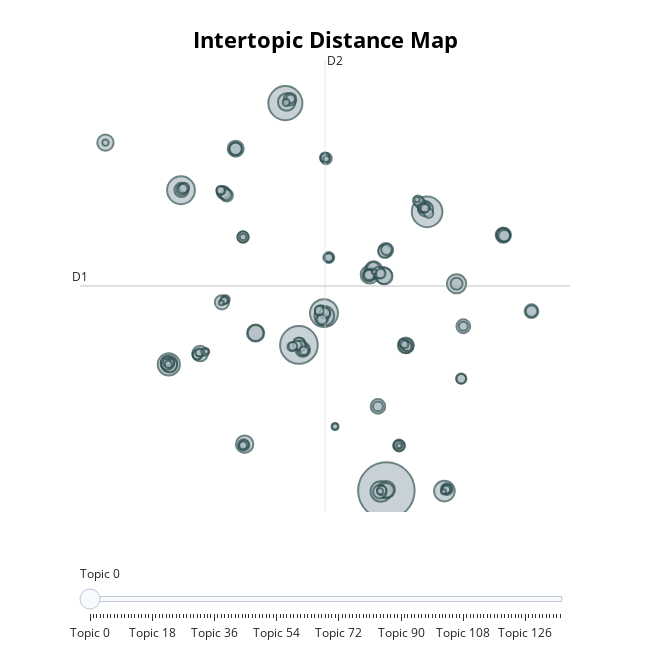

Write notebook code for a chart like this one.
### Code cell
representation_topic_model.visualize_topics()

### Figure 1 — Plotly figure (JSON) as saved in the notebook; plotly's stock layout.template omitted (floating-point values rounded to 4 significant figures; data arrays with more than 128 entries replaced by an {"elided": "..."} marker saying what was removed)
{"data": [{"customdata": {"elided": "137x3 mixed values"}, "hovertemplate": "<b>Topic %{customdata[0]}</b><br>%{customdata[1]}<br>Size: %{customdata[2]}", "legendgroup": "", "marker": {"color": "#B0BEC5", "line": {"color": "DarkSlateGrey", "width": 2}, "size": {"elided": "137 int values"}, "sizemode": "area", "sizeref": 1.054, "symbol": "circle"}, "mode": "markers", "name": "", "orientation": "v", "showlegend": false, "type": "scatter", "x": {"elided": "137 float values"}, "xaxis": "x", "y": {"elided": "137 float values"}, "yaxis": "y"}], "layout": {"annotations": [{"showarrow": false, "text": "D1", "x": -14.81, "y": 6.48, "yshift": 10}, {"showarrow": false, "text": "D2", "x": 3.796, "xshift": 10, "y": 26.99}], "height": 650, "hoverlabel": {"bgcolor": "white", "font": {"family": "Rockwell", "size": 16}}, "legend": {"itemsizing": "constant", "tracegroupgap": 0}, "margin": {"t": 60}, "shapes": [{"line": {"color": "#CFD8DC", "width": 2}, "type": "line", "x0": 3.796, "x1": 3.796, "y0": -14.03, "y1": 26.99}, {"line": {"color": "#9E9E9E", "width": 2}, "type": "line", "x0": -14.81, "x1": 22.4, "y0": 6.48, "y1": 6.48}], "sliders": [{"active": 0, "pad": {"t": 50}, "steps": [{"args": [{"marker.color": {"elided": "1x137 str values"}}], "label": "Topic 0", "method": "update"}, {"args": [{"marker.color": {"elided": "1x137 str values"}}], "label": "Topic 1", "method": "update"}, {"args": [{"marker.color": {"elided": "1x137 str values"}}], "label": "Topic 2", "method": "update"}, {"args": [{"marker.color": {"elided": "1x137 str values"}}], "label": "Topic 3", "method": "update"}, {"args": [{"marker.color": {"elided": "1x137 str values"}}], "label": "Topic 4", "method": "update"}, {"args": [{"marker.color": {"elided": "1x137 str values"}}], "label": "Topic 5", "method": "update"}, {"args": [{"marker.color": {"elided": "1x137 str values"}}], "label": "Topic 6", "method": "update"}, {"args": [{"marker.color": {"elided": "1x137 str values"}}], "label": "Topic 7", "method": "update"}, {"args": [{"marker.color": {"elided": "1x137 str values"}}], "label": "Topic 8", "method": "update"}, {"args": [{"marker.color": {"elided": "1x137 str values"}}], "label": "Topic 9", "method": "update"}, {"args": [{"marker.color": {"elided": "1x137 str values"}}], "label": "Topic 10", "method": "update"}, {"args": [{"marker.color": {"elided": "1x137 str values"}}], "label": "Topic 11", "method": "update"}, {"args": [{"marker.color": {"elided": "1x137 str values"}}], "label": "Topic 12", "method": "update"}, {"args": [{"marker.color": {"elided": "1x137 str values"}}], "label": "Topic 13", "method": "update"}, {"args": [{"marker.color": {"elided": "1x137 str values"}}], "label": "Topic 14", "method": "update"}, {"args": [{"marker.color": {"elided": "1x137 str values"}}], "label": "Topic 15", "method": "update"}, {"args": [{"marker.color": {"elided": "1x137 str values"}}], "label": "Topic 16", "method": "update"}, {"args": [{"marker.color": {"elided": "1x137 str values"}}], "label": "Topic 17", "method": "update"}, {"args": [{"marker.color": {"elided": "1x137 str values"}}], "label": "Topic 18", "method": "update"}, {"args": [{"marker.color": {"elided": "1x137 str values"}}], "label": "Topic 19", "method": "update"}, {"args": [{"marker.color": {"elided": "1x137 str values"}}], "label": "Topic 20", "method": "update"}, {"args": [{"marker.color": {"elided": "1x137 str values"}}], "label": "Topic 21", "method": "update"}, {"args": [{"marker.color": {"elided": "1x137 str values"}}], "label": "Topic 22", "method": "update"}, {"args": [{"marker.color": {"elided": "1x137 str values"}}], "label": "Topic 23", "method": "update"}, {"args": [{"marker.color": {"elided": "1x137 str values"}}], "label": "Topic 24", "method": "update"}, {"args": [{"marker.color": {"elided": "1x137 str values"}}], "label": "Topic 25", "method": "update"}, {"args": [{"marker.color": {"elided": "1x137 str values"}}], "label": "Topic 26", "method": "update"}, {"args": [{"marker.color": {"elided": "1x137 str values"}}], "label": "Topic 27", "method": "update"}, {"args": [{"marker.color": {"elided": "1x137 str values"}}], "label": "Topic 28", "method": "update"}, {"args": [{"marker.color": {"elided": "1x137 str values"}}], "label": "Topic 29", "method": "update"}, {"args": [{"marker.color": {"elided": "1x137 str values"}}], "label": "Topic 30", "method": "update"}, {"args": [{"marker.color": {"elided": "1x137 str values"}}], "label": "Topic 31", "method": "update"}, {"args": [{"marker.color": {"elided": "1x137 str values"}}], "label": "Topic 32", "method": "update"}, {"args": [{"marker.color": {"elided": "1x137 str values"}}], "label": "Topic 33", "method": "update"}, {"args": [{"marker.color": {"elided": "1x137 str values"}}], "label": "Topic 34", "method": "update"}, {"args": [{"marker.color": {"elided": "1x137 str values"}}], "label": "Topic 35", "method": "update"}, {"args": [{"marker.color": {"elided": "1x137 str values"}}], "label": "Topic 36", "method": "update"}, {"args": [{"marker.color": {"elided": "1x137 str values"}}], "label": "Topic 37", "method": "update"}, {"args": [{"marker.color": {"elided": "1x137 str values"}}], "label": "Topic 38", "method": "update"}, {"args": [{"marker.color": {"elided": "1x137 str values"}}], "label": "Topic 39", "method": "update"}, {"args": [{"marker.color": {"elided": "1x137 str values"}}], "label": "Topic 40", "method": "update"}, {"args": [{"marker.color": {"elided": "1x137 str values"}}], "label": "Topic 41", "method": "update"}, {"args": [{"marker.color": {"elided": "1x137 str values"}}], "label": "Topic 42", "method": "update"}, {"args": [{"marker.color": {"elided": "1x137 str values"}}], "label": "Topic 43", "method": "update"}, {"args": [{"marker.color": {"elided": "1x137 str values"}}], "label": "Topic 44", "method": "update"}, {"args": [{"marker.color": {"elided": "1x137 str values"}}], "label": "Topic 45", "method": "update"}, {"args": [{"marker.color": {"elided": "1x137 str values"}}], "label": "Topic 46", "method": "update"}, {"args": [{"marker.color": {"elided": "1x137 str values"}}], "label": "Topic 47", "method": "update"}, {"args": [{"marker.color": {"elided": "1x137 str values"}}], "label": "Topic 48", "method": "update"}, {"args": [{"marker.color": {"elided": "1x137 str values"}}], "label": "Topic 49", "method": "update"}, {"args": [{"marker.color": {"elided": "1x137 str values"}}], "label": "Topic 50", "method": "update"}, {"args": [{"marker.color": {"elided": "1x137 str values"}}], "label": "Topic 51", "method": "update"}, {"args": [{"marker.color": {"elided": "1x137 str values"}}], "label": "Topic 52", "method": "update"}, {"args": [{"marker.color": {"elided": "1x137 str values"}}], "label": "Topic 53", "method": "update"}, {"args": [{"marker.color": {"elided": "1x137 str values"}}], "label": "Topic 54", "method": "update"}, {"args": [{"marker.color": {"elided": "1x137 str values"}}], "label": "Topic 55", "method": "update"}, {"args": [{"marker.color": {"elided": "1x137 str values"}}], "label": "Topic 56", "method": "update"}, {"args": [{"marker.color": {"elided": "1x137 str values"}}], "label": "Topic 57", "method": "update"}, {"args": [{"marker.color": {"elided": "1x137 str values"}}], "label": "Topic 58", "method": "update"}, {"args": [{"marker.color": {"elided": "1x137 str values"}}], "label": "Topic 59", "method": "update"}, {"args": [{"marker.color": {"elided": "1x137 str values"}}], "label": "Topic 60", "method": "update"}, {"args": [{"marker.color": {"elided": "1x137 str values"}}], "label": "Topic 61", "method": "update"}, {"args": [{"marker.color": {"elided": "1x137 str values"}}], "label": "Topic 62", "method": "update"}, {"args": [{"marker.color": {"elided": "1x137 str values"}}], "label": "Topic 63", "method": "update"}, {"args": [{"marker.color": {"elided": "1x137 str values"}}], "label": "Topic 64", "method": "update"}, {"args": [{"marker.color": {"elided": "1x137 str values"}}], "label": "Topic 65", "method": "update"}, {"args": [{"marker.color": {"elided": "1x137 str values"}}], "label": "Topic 66", "method": "update"}, {"args": [{"marker.color": {"elided": "1x137 str values"}}], "label": "Topic 67", "method": "update"}, {"args": [{"marker.color": {"elided": "1x137 str values"}}], "label": "Topic 68", "method": "update"}, {"args": [{"marker.color": {"elided": "1x137 str values"}}], "label": "Topic 69", "method": "update"}, {"args": [{"marker.color": {"elided": "1x137 str values"}}], "label": "Topic 70", "method": "update"}, {"args": [{"marker.color": {"elided": "1x137 str values"}}], "label": "Topic 71", "method": "update"}, {"args": [{"marker.color": {"elided": "1x137 str values"}}], "label": "Topic 72", "method": "update"}, {"args": [{"marker.color": {"elided": "1x137 str values"}}], "label": "Topic 73", "method": "update"}, {"args": [{"marker.color": {"elided": "1x137 str values"}}], "label": "Topic 74", "method": "update"}, {"args": [{"marker.color": {"elided": "1x137 str values"}}], "label": "Topic 75", "method": "update"}, {"args": [{"marker.color": {"elided": "1x137 str values"}}], "label": "Topic 76", "method": "update"}, {"args": [{"marker.color": {"elided": "1x137 str values"}}], "label": "Topic 77", "method": "update"}, {"args": [{"marker.color": {"elided": "1x137 str values"}}], "label": "Topic 78", "method": "update"}, {"args": [{"marker.color": {"elided": "1x137 str values"}}], "label": "Topic 79", "method": "update"}, {"args": [{"marker.color": {"elided": "1x137 str values"}}], "label": "Topic 80", "method": "update"}, {"args": [{"marker.color": {"elided": "1x137 str values"}}], "label": "Topic 81", "method": "update"}, {"args": [{"marker.color": {"elided": "1x137 str values"}}], "label": "Topic 82", "method": "update"}, {"args": [{"marker.color": {"elided": "1x137 str values"}}], "label": "Topic 83", "method": "update"}, {"args": [{"marker.color": {"elided": "1x137 str values"}}], "label": "Topic 84", "method": "update"}, {"args": [{"marker.color": {"elided": "1x137 str values"}}], "label": "Topic 85", "method": "update"}, {"args": [{"marker.color": {"elided": "1x137 str values"}}], "label": "Topic 86", "method": "update"}, {"args": [{"marker.color": {"elided": "1x137 str values"}}], "label": "Topic 87", "method": "update"}, {"args": [{"marker.color": {"elided": "1x137 str values"}}], "label": "Topic 88", "method": "update"}, {"args": [{"marker.color": {"elided": "1x137 str values"}}], "label": "Topic 89", "method": "update"}, {"args": [{"marker.color": {"elided": "1x137 str values"}}], "label": "Topic 90", "method": "update"}, {"args": [{"marker.color": {"elided": "1x137 str values"}}], "label": "Topic 91", "method": "update"}, {"args": [{"marker.color": {"elided": "1x137 str values"}}], "label": "Topic 92", "method": "update"}, {"args": [{"marker.color": {"elided": "1x137 str values"}}], "label": "Topic 93", "method": "update"}, {"args": [{"marker.color": {"elided": "1x137 str values"}}], "label": "Topic 94", "method": "update"}, {"args": [{"marker.color": {"elided": "1x137 str values"}}], "label": "Topic 95", "method": "update"}, {"args": [{"marker.color": {"elided": "1x137 str values"}}], "label": "Topic 96", "method": "update"}, {"args": [{"marker.color": {"elided": "1x137 str values"}}], "label": "Topic 97", "method": "update"}, {"args": [{"marker.color": {"elided": "1x137 str values"}}], "label": "Topic 98", "method": "update"}, {"args": [{"marker.color": {"elided": "1x137 str values"}}], "label": "Topic 99", "method": "update"}, {"args": [{"marker.color": {"elided": "1x137 str values"}}], "label": "Topic 100", "method": "update"}, {"args": [{"marker.color": {"elided": "1x137 str values"}}], "label": "Topic 101", "method": "update"}, {"args": [{"marker.color": {"elided": "1x137 str values"}}], "label": "Topic 102", "method": "update"}, {"args": [{"marker.color": {"elided": "1x137 str values"}}], "label": "Topic 103", "method": "update"}, {"args": [{"marker.color": {"elided": "1x137 str values"}}], "label": "Topic 104", "method": "update"}, {"args": [{"marker.color": {"elided": "1x137 str values"}}], "label": "Topic 105", "method": "update"}, {"args": [{"marker.color": {"elided": "1x137 str values"}}], "label": "Topic 106", "method": "update"}, {"args": [{"marker.color": {"elided": "1x137 str values"}}], "label": "Topic 107", "method": "update"}, {"args": [{"marker.color": {"elided": "1x137 str values"}}], "label": "Topic 108", "method": "update"}, {"args": [{"marker.color": {"elided": "1x137 str values"}}], "label": "Topic 109", "method": "update"}, {"args": [{"marker.color": {"elided": "1x137 str values"}}], "label": "Topic 110", "method": "update"}, {"args": [{"marker.color": {"elided": "1x137 str values"}}], "label": "Topic 111", "method": "update"}, {"args": [{"marker.color": {"elided": "1x137 str values"}}], "label": "Topic 112", "method": "update"}, {"args": [{"marker.color": {"elided": "1x137 str values"}}], "label": "Topic 113", "method": "update"}, {"args": [{"marker.color": {"elided": "1x137 str values"}}], "label": "Topic 114", "method": "update"}, {"args": [{"marker.color": {"elided": "1x137 str values"}}], "label": "Topic 115", "method": "update"}, {"args": [{"marker.color": {"elided": "1x137 str values"}}], "label": "Topic 116", "method": "update"}, {"args": [{"marker.color": {"elided": "1x137 str values"}}], "label": "Topic 117", "method": "update"}, {"args": [{"marker.color": {"elided": "1x137 str values"}}], "label": "Topic 118", "method": "update"}, {"args": [{"marker.color": {"elided": "1x137 str values"}}], "label": "Topic 119", "method": "update"}, {"args": [{"marker.color": {"elided": "1x137 str values"}}], "label": "Topic 120", "method": "update"}, {"args": [{"marker.color": {"elided": "1x137 str values"}}], "label": "Topic 121", "method": "update"}, {"args": [{"marker.color": {"elided": "1x137 str values"}}], "label": "Topic 122", "method": "update"}, {"args": [{"marker.color": {"elided": "1x137 str values"}}], "label": "Topic 123", "method": "update"}, {"args": [{"marker.color": {"elided": "1x137 str values"}}], "label": "Topic 124", "method": "update"}, {"args": [{"marker.color": {"elided": "1x137 str values"}}], "label": "Topic 125", "method": "update"}, {"args": [{"marker.color": {"elided": "1x137 str values"}}], "label": "Topic 126", "method": "update"}, {"args": [{"marker.color": {"elided": "1x137 str values"}}], "label": "Topic 127", "method": "update"}, {"args": [{"marker.color": {"elided": "1x137 str values"}}], "label": "Topic 128", "method": "update"}, {"args": [{"marker.color": {"elided": "1x137 str values"}}], "label": "Topic 129", "method": "update"}, {"args": [{"marker.color": {"elided": "1x137 str values"}}], "label": "Topic 130", "method": "update"}, {"args": [{"marker.color": {"elided": "1x137 str values"}}], "label": "Topic 131", "method": "update"}, {"args": [{"marker.color": {"elided": "1x137 str values"}}], "label": "Topic 132", "method": "update"}, {"args": [{"marker.color": {"elided": "1x137 str values"}}], "label": "Topic 133", "method": "update"}, {"args": [{"marker.color": {"elided": "1x137 str values"}}], "label": "Topic 134", "method": "update"}, {"args": [{"marker.color": {"elided": "1x137 str values"}}], "label": "Topic 135", "method": "update"}, {"args": [{"marker.color": {"elided": "1x137 str values"}}], "label": "Topic 136", "method": "update"}]}], "title": {"font": {"color": "Black", "size": 22}, "text": "<b>Intertopic Distance Map</b>", "x": 0.5, "xanchor": "center", "y": 0.95, "yanchor": "top"}, "width": 650, "xaxis": {"anchor": "y", "domain": [0, 1], "range": [-14.81, 22.4], "title": {"text": ""}, "visible": false}, "yaxis": {"anchor": "x", "domain": [0, 1], "range": [-14.03, 26.99], "title": {"text": ""}, "visible": false}}}
